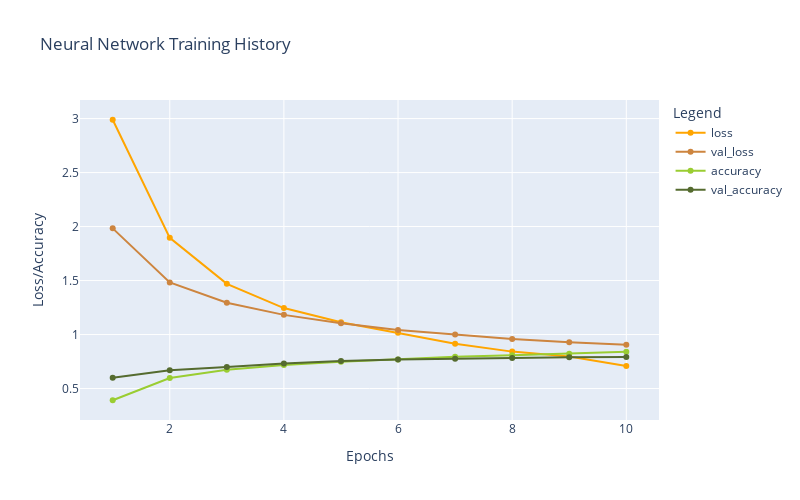

Notebook cell for this chart:
### Code cell
plot_history(historyB)

### Figure 1 — Plotly figure (JSON) as saved in the notebook; plotly's stock layout.template omitted (floating-point values rounded to 4 significant figures)
{"data": [{"hovertemplate": "Legend=loss<br>Epochs=%{x}<br>Loss/Accuracy=%{y}<extra></extra>", "legendgroup": "loss", "line": {"color": "orange", "dash": "solid"}, "marker": {"symbol": "circle"}, "mode": "lines+markers", "name": "loss", "orientation": "v", "showlegend": true, "type": "scatter", "x": [1, 2, 3, 4, 5, 6, 7, 8, 9, 10], "xaxis": "x", "y": [2.989, 1.895, 1.47, 1.245, 1.115, 1.017, 0.9155, 0.842, 0.7976, 0.7097], "yaxis": "y"}, {"hovertemplate": "Legend=val_loss<br>Epochs=%{x}<br>Loss/Accuracy=%{y}<extra></extra>", "legendgroup": "val_loss", "line": {"color": "peru", "dash": "solid"}, "marker": {"symbol": "circle"}, "mode": "lines+markers", "name": "val_loss", "orientation": "v", "showlegend": true, "type": "scatter", "x": [1, 2, 3, 4, 5, 6, 7, 8, 9, 10], "xaxis": "x", "y": [1.983, 1.482, 1.295, 1.182, 1.104, 1.043, 0.9994, 0.9594, 0.9289, 0.9052], "yaxis": "y"}, {"hovertemplate": "Legend=accuracy<br>Epochs=%{x}<br>Loss/Accuracy=%{y}<extra></extra>", "legendgroup": "accuracy", "line": {"color": "yellowgreen", "dash": "solid"}, "marker": {"symbol": "circle"}, "mode": "lines+markers", "name": "accuracy", "orientation": "v", "showlegend": true, "type": "scatter", "x": [1, 2, 3, 4, 5, 6, 7, 8, 9, 10], "xaxis": "x", "y": [0.3917, 0.597, 0.675, 0.7191, 0.7472, 0.7698, 0.7948, 0.8087, 0.8212, 0.8407], "yaxis": "y"}, {"hovertemplate": "Legend=val_accuracy<br>Epochs=%{x}<br>Loss/Accuracy=%{y}<extra></extra>", "legendgroup": "val_accuracy", "line": {"color": "darkolivegreen", "dash": "solid"}, "marker": {"symbol": "circle"}, "mode": "lines+markers", "name": "val_accuracy", "orientation": "v", "showlegend": true, "type": "scatter", "x": [1, 2, 3, 4, 5, 6, 7, 8, 9, 10], "xaxis": "x", "y": [0.5993, 0.6701, 0.7004, 0.7329, 0.7542, 0.7689, 0.7752, 0.7841, 0.7898, 0.7912], "yaxis": "y"}], "layout": {"height": 500, "legend": {"title": {"text": "Legend"}, "tracegroupgap": 0}, "title": {"text": "Neural Network Training History"}, "width": 800, "xaxis": {"anchor": "y", "domain": [0, 1], "title": {"text": "Epochs"}}, "yaxis": {"anchor": "x", "domain": [0, 1], "title": {"text": "Loss/Accuracy"}}}}
